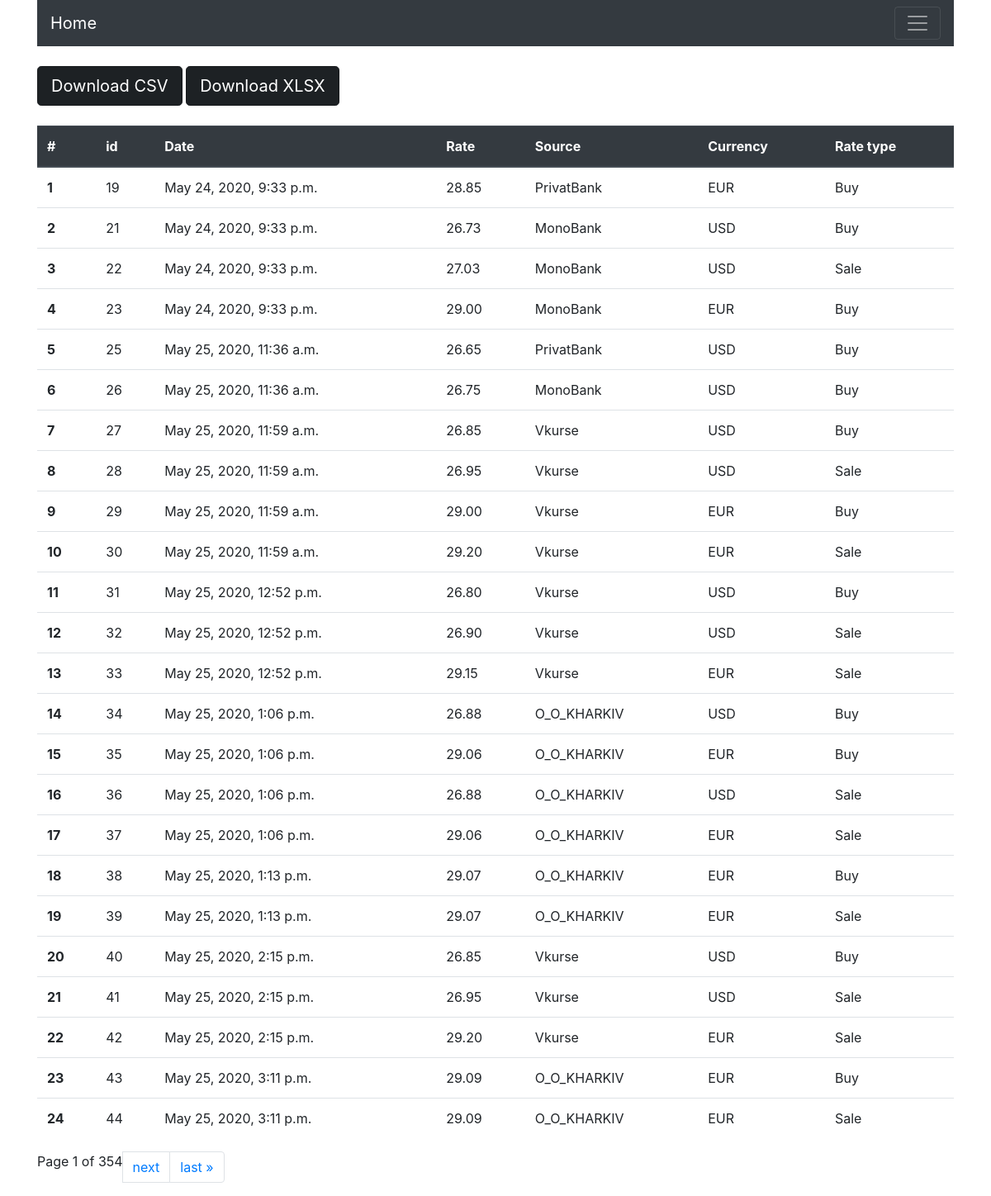
/rate/list/, run on the app's committed database.
### rate/models.py (models this page shows, shortened)
class Rate(models.Model):
    created = models.DateTimeField(auto_now_add=True)
    rate = models.DecimalField(max_digits=7, decimal_places=2)
    source = models.PositiveSmallIntegerField(choices=mch.SOURCE_CHOICES)
    currency_type = models.PositiveSmallIntegerField(choices=mch.CURRENCY_TYPE_CHOICES)
    rate_type = models.PositiveSmallIntegerField(choices=mch.RATE_TYPE_CHOICES)

### rate/views.py (the view)
# urls.py: path('list/', views.RateList.as_view(), name='list'),
class RateList(ListView):
    paginate_by = 24
    queryset = Rate.objects.all()
    template_name = 'rate-list.html'

### rate/templatetags/active_tab.py (called while the page is built)
@register.filter
def active(path, url_name):
    if path == reverse(url_name):
        return 'active'
    return ''

### rate/templates/rate-list.html (shortened to what this page needs)
{% extends 'base.html' %}
{% block content %}
	<br>
	<a href="{% url 'rate:download-csv' %}" class="btn btn-dark btn-lg active" role="button" aria-pressed="true">Download CSV</a>
	<a href="{% url 'rate:download-xlsx' %}" class="btn btn-dark btn-lg active" role="button" aria-pressed="true">Download XLSX</a>
	<br><br>
	<table class="table">
		<thead class="thead-dark">
		<tr>
			<th scope="col">#</th>
			<th scope="col">id</th>
			<th scope="col">Date</th>
			<th scope="col">Rate</th>
			<th scope="col">Source</th>
			<th scope="col">Currency</th>
			<th scope="col">Rate type</th>
		</tr>
		</thead>
		<tbody>
			{% for rate in object_list %}
				<tr>
					<th scope="row">{{ forloop.counter0|add:page_obj.start_index }}</th>
					<td>{{ rate.id }}</td>
					<td>{{  rate.created }}</td>
					<td>{{  rate.rate }}</td>
					<td>{{ rate.get_source_display }}</td>
					<td>{{ rate.get_currency_type_display }}</td>
					<td>{{ rate.get_rate_type_display }}</td>
				</tr>
			{% endfor %}
	</tbody>
	</table>
	<ul class="pagination">
	<li class="pagination">
        <span class="current">
            Page {{ page_obj.number }} of {{ page_obj.paginator.num_pages }}
        </span>
        {% if page_obj.has_next %}
			<li class="page-item"><a href="?page={{ page_obj.next_page_number }}" class="page-link">next</a></li>
			<li class="page-item"><a href="?page={{ page_obj.paginator.num_pages }}" class="page-link">last &raquo;</a></li>
        {% endif %}
	</ul>
{% endblock content %}

### templates/base.html (shortened to what this page needs)
<!doctype html>
<html lang="en">
<head>
    <link rel="stylesheet" href="https://stackpath.bootstrapcdn.com/bootstrap/4.5.0/css/bootstrap.min.css"
>
</head>
<body>
<div class="container">
    {% include 'parts/navbar.html' %}
    {% block content %}{% endblock content %}
</div>
</body>
</html>

### templates/parts/navbar.html (shortened to what this page needs)
{% load active_tab %}
<nav class="navbar navbar-dark bg-dark">
	<a class="navbar-brand" href="{% url 'index' %}">Home</a>
	<button class="navbar-toggler" type="button" data-toggle="collapse" data-target="#navbarText"
			aria-controls="navbarText" aria-expanded="false" aria-label="Toggle navigation">
		<span class="navbar-toggler-icon"></span>
	</button>
</nav>

### data on the page
Rate: id "19", created "May 24, 2020, 9:33 p.m.", rate "28.85", source "PrivatBank", currency_type "EUR", rate_type "Buy"
Rate: id "21", created "May 24, 2020, 9:33 p.m.", rate "26.73", source "MonoBank", currency_type "USD", rate_type "Buy"
Rate: id "22", created "May 24, 2020, 9:33 p.m.", rate "27.03", source "MonoBank", currency_type "USD", rate_type "Sale"
Rate: id "23", created "May 24, 2020, 9:33 p.m.", rate "29.00", source "MonoBank", currency_type "EUR", rate_type "Buy"
Rate: id "25", created "May 25, 2020, 11:36 a.m.", rate "26.65", source "PrivatBank", currency_type "USD", rate_type "Buy"
Rate: id "26", created "May 25, 2020, 11:36 a.m.", rate "26.75", source "MonoBank", currency_type "USD", rate_type "Buy"
Rate: id "27", created "May 25, 2020, 11:59 a.m.", rate "26.85", source "Vkurse", currency_type "USD", rate_type "Buy"
Rate: id "28", created "May 25, 2020, 11:59 a.m.", rate "26.95", source "Vkurse", currency_type "USD", rate_type "Sale"
Rate: id "29", created "May 25, 2020, 11:59 a.m.", rate "29.00", source "Vkurse", currency_type "EUR", rate_type "Buy"
Rate: id "30", created "May 25, 2020, 11:59 a.m.", rate "29.20", source "Vkurse", currency_type "EUR", rate_type "Sale"
Rate: id "31", created "May 25, 2020, 12:52 p.m.", rate "26.80", source "Vkurse", currency_type "USD", rate_type "Buy"
Rate: id "32", created "May 25, 2020, 12:52 p.m.", rate "26.90", source "Vkurse", currency_type "USD", rate_type "Sale"
Rate: id "33", created "May 25, 2020, 12:52 p.m.", rate "29.15", source "Vkurse", currency_type "EUR", rate_type "Sale"
Rate: id "34", created "May 25, 2020, 1:06 p.m.", rate "26.88", source "O_O_KHARKIV", currency_type "USD", rate_type "Buy"
Rate: id "35", created "May 25, 2020, 1:06 p.m.", rate "29.06", source "O_O_KHARKIV", currency_type "EUR", rate_type "Buy"
Rate: id "36", created "May 25, 2020, 1:06 p.m.", rate "26.88", source "O_O_KHARKIV", currency_type "USD", rate_type "Sale"
Rate: id "37", created "May 25, 2020, 1:06 p.m.", rate "29.06", source "O_O_KHARKIV", currency_type "EUR", rate_type "Sale"
Rate: id "38", created "May 25, 2020, 1:13 p.m.", rate "29.07", source "O_O_KHARKIV", currency_type "EUR", rate_type "Buy"
Rate: id "39", created "May 25, 2020, 1:13 p.m.", rate "29.07", source "O_O_KHARKIV", currency_type "EUR", rate_type "Sale"
Rate: id "40", created "May 25, 2020, 2:15 p.m.", rate "26.85", source "Vkurse", currency_type "USD", rate_type "Buy"
Rate: id "41", created "May 25, 2020, 2:15 p.m.", rate "26.95", source "Vkurse", currency_type "USD", rate_type "Sale"
Rate: id "42", created "May 25, 2020, 2:15 p.m.", rate "29.20", source "Vkurse", currency_type "EUR", rate_type "Sale"
Rate: id "43", created "May 25, 2020, 3:11 p.m.", rate "29.09", source "O_O_KHARKIV", currency_type "EUR", rate_type "Buy"
Rate: id "44", created "May 25, 2020, 3:11 p.m.", rate "29.09", source "O_O_KHARKIV", currency_type "EUR", rate_type "Sale"

### other printed values
{{ page_obj.number }} "1"
{{ page_obj.paginator.num_pages }} "354"
